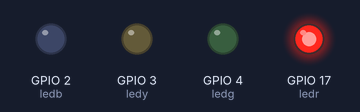
The program below on a simulated Raspberry Pi (BCM pin numbers). On the bench: output pins drawn as LEDs (lit = HIGH).

Above: at 0.5 s.
At 1.5 s:
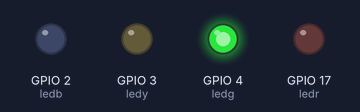
At 2.5 s:
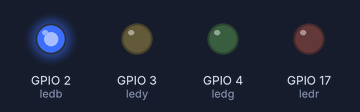
At 3.5 s:
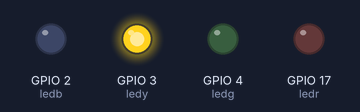
Timing chart, 0 to 5.2 s (numbered marks = the images above):
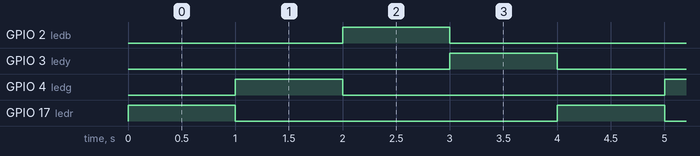

Measured:
- by itself, GPIO 2 (ledb), GPIO 3 (ledy), GPIO 4 (ledg), GPIO 17 (ledr): alternates HIGH for 1.0 s and LOW for 3.0 s
- by itself, everything shown: repeats every 4.0 s, in 4 steps

The program:

blinkLed.py
```python
import gpiozero
import time
ledr=gpiozero.LED(17)
ledg=gpiozero.LED(4)
ledb=gpiozero.LED(2)
ledy=gpiozero.LED(3)
while True:
    ledr.on()
    ledg.off()
    ledb.off()
    ledy.off()
    time.sleep(1)
    ledr.off()
    ledg.on()
    time.sleep(1)
    ledg.off()
    ledb.on()
    time.sleep(1)
    ledb.off()
    ledy.on()
    time.sleep(1)
```
